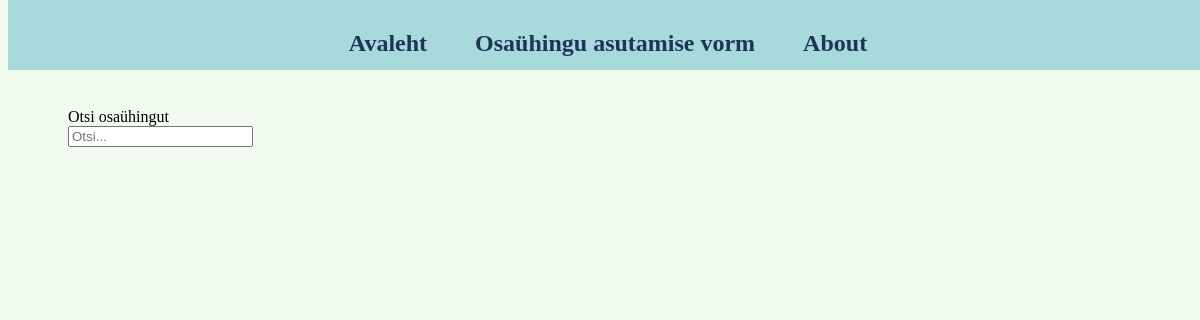
/, run on an earlier commit of the app's database.
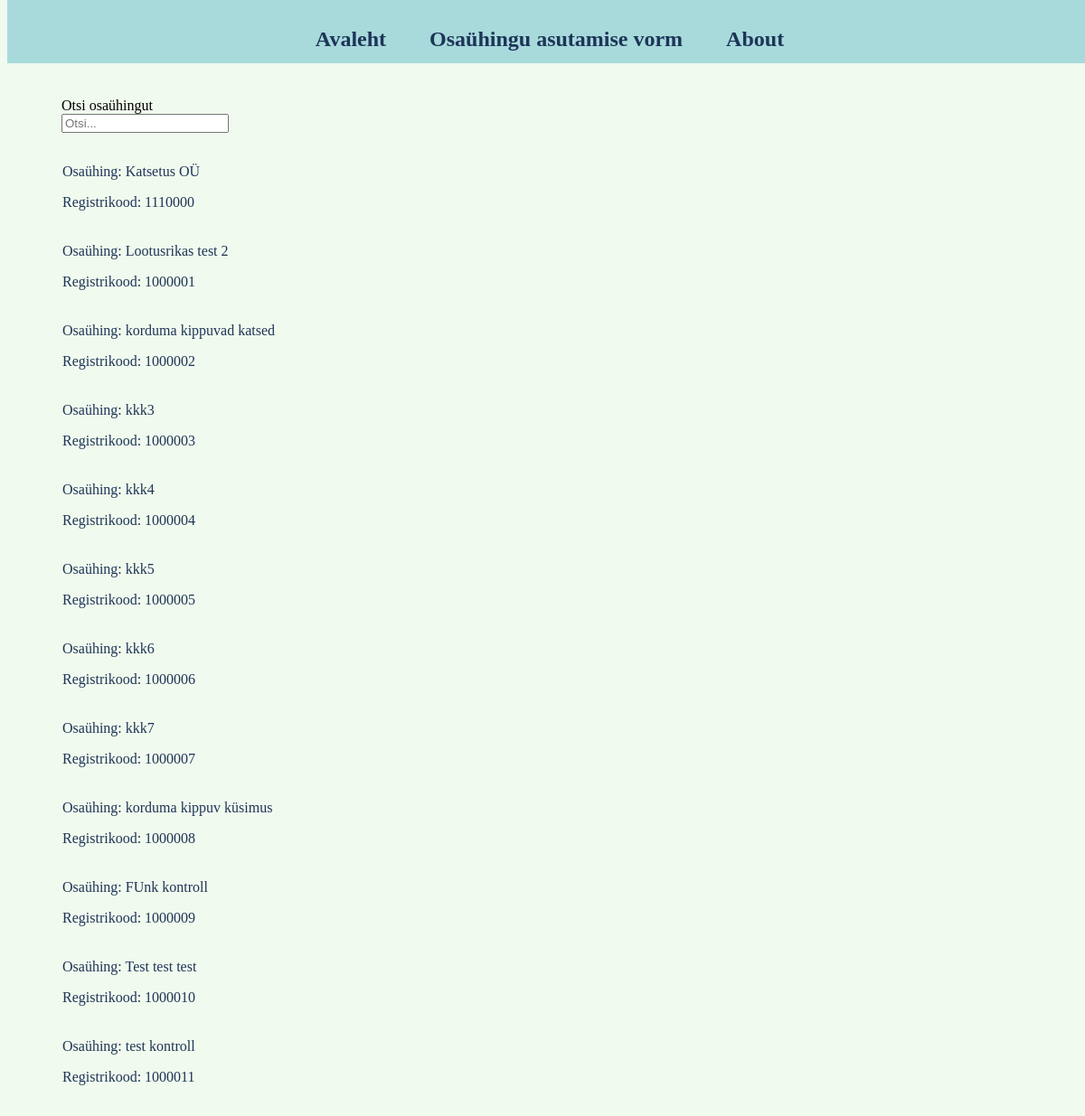
And on a later commit of the database.
### pages/models.py (models this page shows, shortened)
class OsauhinguAndmedModel(models.Model):
    def validate_nimi(name):
        if len(name) < 3 or len(name) > 100:
            raise ValidationError("Nimi peab olema 3 kuni 100 tähte või numbrit pikk")
    def validate_registrikood(kood):
        if len(kood) != 7 and not re.match(r"^([\d]+)$", kood):
            raise ValidationError("Registrikood peab olema 7 numbrit pikk")
    def validate_asutamiskp(kp):
        if kp > date.today():
            raise ValidationError(
                "Asutamiskuupäev peab olema väiksem või võrdne tänasega"
            )
    def validate_kapital(kapital):
        if not re.match(r"^([\d]+)$", str(kapital)) and int(kapital) < 2500:
            raise ValidationError(
                "Kogukapital peab olema summa eurodes ja mitte väiksem kui 2500"
            )
    nimi = models.TextField(null=False, blank=False, validators=[validate_nimi])
    registrikood = models.CharField(
        null=False,
        blank=False,
        unique=True,
        max_length=7,
        validators=[validate_registrikood],
    )
    asutamiskp = models.DateField(
        blank=False,
        validators=[validate_asutamiskp],
    )
    kapital = models.PositiveIntegerField(
        null=False, blank=False, default=5000, validators=[validate_kapital]
    )
    osanikud = models.ManyToManyField(OsanikModel, through="Osalus")

### pages/views.py (the view)
# urls.py: path("", HomePageView.as_view(), name="home"),
class HomePageView(ListView):
    model = OsauhinguAndmedModel
    template_name = "avaleht.html"

### templates/avaleht.html (shortened to what this page needs)
{% extends "base.html" %} {% load static %} {% block content %}
<head>
  <link rel="stylesheet" href="{% static 'pages/css/style.css' %}" />
</head>
<body class="content">
  <div class="search">
    Otsi osaühingut
    <form action="{% url 'search_results' %}" method="get">
      <input name="q" type="text" placeholder="Otsi..." />
    </form>
  </div>
  <ul>
    {% for andmed in osauhinguandmedmodel_list %}
    <li>
      <div
        class="selective"
        onclick="location.href='{% url 'profile' registrikood=andmed.registrikood%}'"
      >
        <p class="selectedLink">Osaühing: {{ andmed.nimi }}</p>
        <p>Registrikood: {{andmed.registrikood}}</p>
      </div>
    </li>
    {% endfor %}
  </ul>
</body>
{% endblock content %}

What changed in the data, as far as the page shows it:
added OsauhinguAndmedModel: nimi "Katsetus OÜ", registrikood "1110000"
added OsauhinguAndmedModel: nimi "Lootusrikas test 2", registrikood "1000001"
added OsauhinguAndmedModel: nimi "korduma kippuvad katsed", registrikood "1000002"
added OsauhinguAndmedModel: nimi "kkk3", registrikood "1000003"
added OsauhinguAndmedModel: nimi "kkk4", registrikood "1000004"
added OsauhinguAndmedModel: nimi "kkk5", registrikood "1000005"
added OsauhinguAndmedModel: nimi "kkk6", registrikood "1000006"
added OsauhinguAndmedModel: nimi "kkk7", registrikood "1000007"
added OsauhinguAndmedModel: nimi "korduma kippuv küsimus", registrikood "1000008"
added OsauhinguAndmedModel: nimi "FUnk kontroll", registrikood "1000009"
added OsauhinguAndmedModel: nimi "Test test test", registrikood "1000010"
added OsauhinguAndmedModel: nimi "test kontroll", registrikood "1000011"
